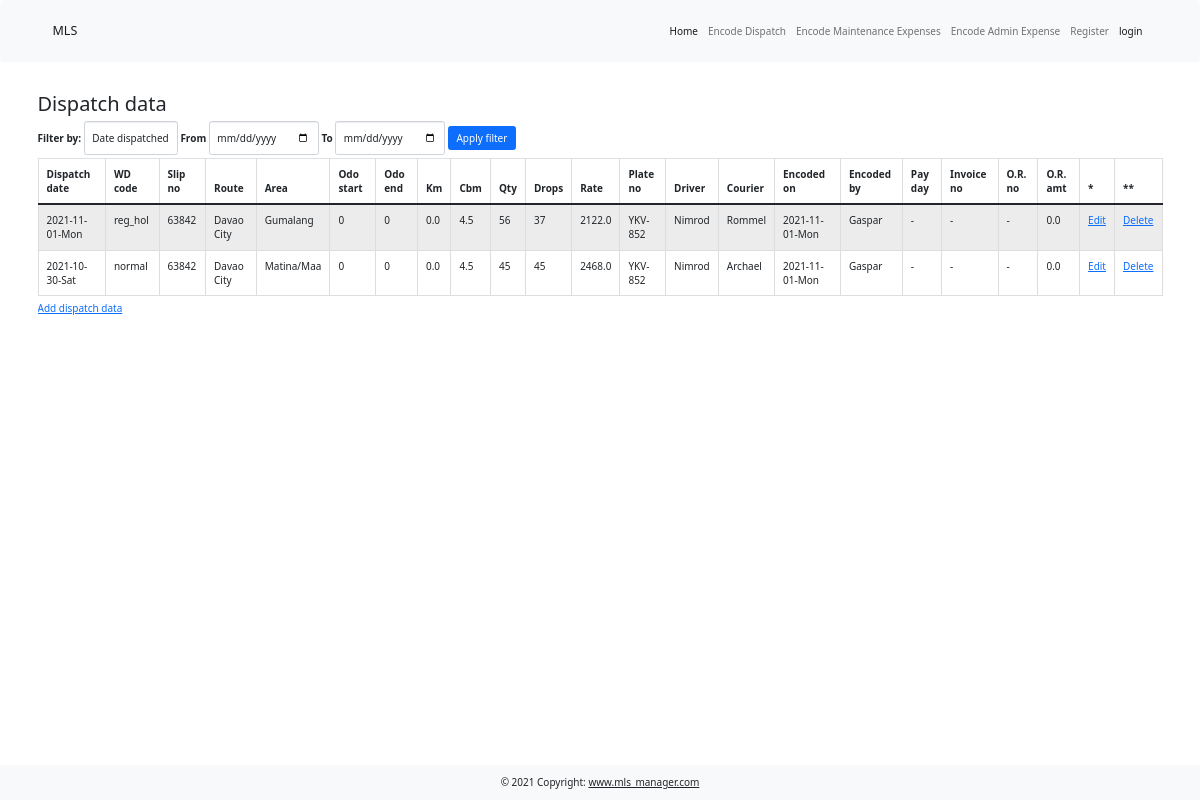
The page /dispatch_report on the database as committed earlier.
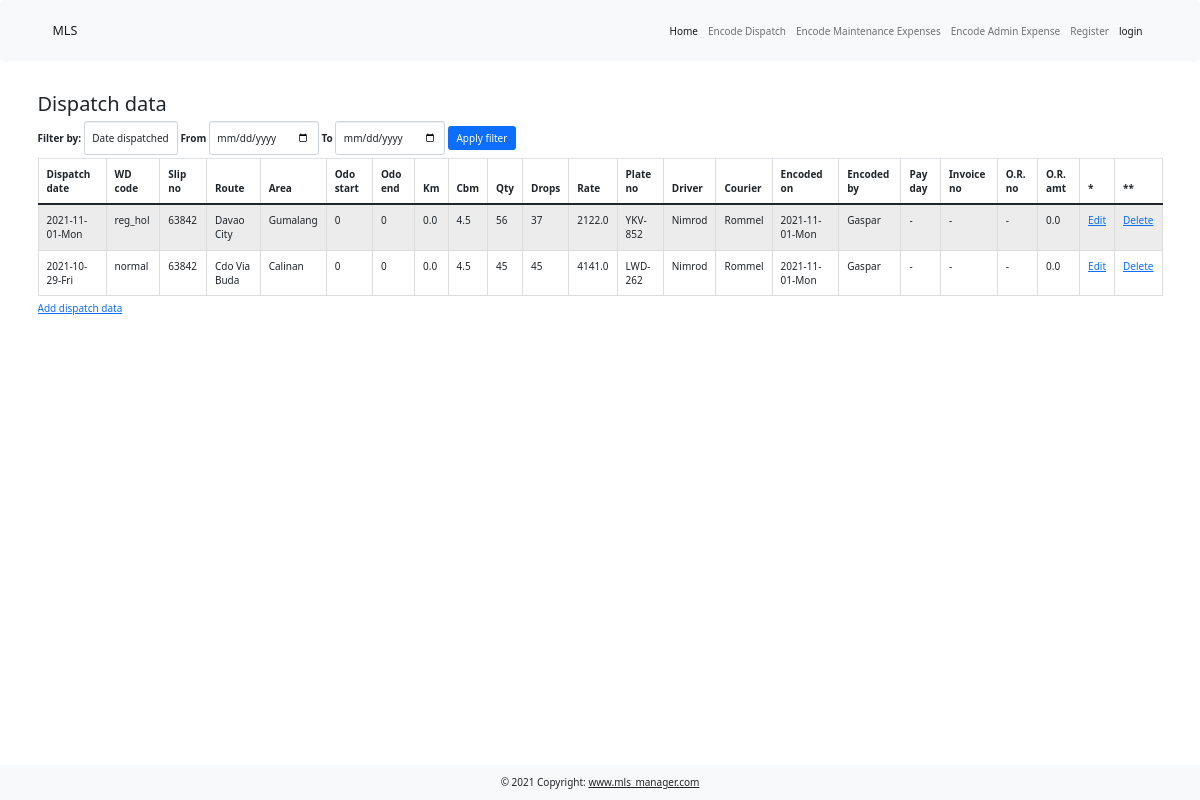
The same page on the database as committed later.
### main.py (models this page shows)
class Dispatch(UserMixin, db.Model):
    __tablename__ = "dispatch"
    id = db.Column(db.Integer, primary_key=True)
    dispatch_date = db.Column(db.String(100), nullable=False)
    wd_code = db.Column(db.String(100), nullable=False)
    slip_no = db.Column(db.String(100), nullable=False)
    route = db.Column(db.String(100), nullable=False)
    area = db.Column(db.String(250))
    odo_start = db.Column(db.Integer)
    odo_end = db.Column(db.Integer)
    km = db.Column(db.Float(precision=2))
    cbm = db.Column(db.String(100), nullable=False)
    qty = db.Column(db.String(100), nullable=False)
    drops = db.Column(db.String(100), nullable=False)
    rate = db.Column(db.String(100), nullable=False)
    plate_no = db.Column(db.String(100), nullable=False)
    driver = db.Column(db.String(100), nullable=False)
    courier = db.Column(db.String(100), nullable=False)
    encoded_on = db.Column(db.String(100), nullable=False)
    encoded_by = db.Column(db.String(100))
    encoder_id = db.Column(db.Integer, db.ForeignKey("users.id"))
    encoder = relationship("User", back_populates="dispatch")
    pay_day = db.Column(db.String(100), nullable=False)
    invoice_no = db.Column(db.String(100))
    or_no = db.Column(db.String(100))
    or_amt = db.Column(db.Float(precision=2))

### main.py (the view)
@app.route("/dispatch_report", methods=["Get", "Post"])
def dispatch():
    form = DispatchTableFilterForm()
    with create_engine('sqlite:///lbc_dispatch.db').connect() as cnx:
        df = pd.read_sql_table(table_name="dispatch", con=cnx)
    sorted_df = df.head(n=20).sort_values("dispatch_date", ascending=False)
    if form.validate_on_submit():
        start = form.date_start.data
        end = form.date_end.data
        index = form.filter.data
        filtered_df = df[(df[index] >= str(start)) & (df[index] <= str(end))].sort_values(index, ascending=False)
        return render_template("dispatch_data.html", form=form, df=filtered_df)
    return render_template("dispatch_data.html", form=form, df=sorted_df)

### forms.py
class DispatchTableFilterForm(FlaskForm):
    filter = SelectField("Filter by:", choices=[
        ("dispatch_date", "Date dispatched"),
        ("encoded_on", "Date encoded")])
    date_start = DateField("From")
    date_end = DateField("To")
    submit = SubmitField("Apply filter")

### templates/dispatch_data.html (shortened to what this page needs)
{% extends 'bootstrap/base.html' %}
{% import "bootstrap/wtf.html" as wtf %}
{% block content %}
    {% include 'header.html' %}
    <div class="container my-5">
        <h2>Dispatch data</h2>
        {{ wtf.quick_form(form, novalidate=True, extra_classes="form form-inline mb-1", button_map={"submit": "primary"}) }}
        <div class="table-responsive">
            <table class="table table-striped table-hover table-bordered table-sm">
                <caption><a href="{{ url_for('input_dispatch')}}">Add dispatch data</a> </caption>
                <thead>
                <tr>
                    <th scope="col">Dispatch date</th>
                    <th scope="col">WD code</th>
                    <th scope="col">Slip no</th>
                    <th scope="col">Route</th>
                    <th scope="col">Area</th>
                    <th scope="col">Odo start</th>
                    <th scope="col">Odo end</th>
                    <th scope="col">Km</th>
                    <th scope="col">Cbm</th>
                    <th scope="col">Qty</th>
                    <th scope="col">Drops</th>
                    <th scope="col">Rate</th>
                    <th scope="col">Plate no</th>
                    <th scope="col">Driver</th>
                    <th scope="col">Courier</th>
                    <th scope="col">Encoded on</th>
                    <th scope="col">Encoded by</th>
                    <th scope="col">Pay day</th>
                    <th scope="col">Invoice no</th>
                    <th scope="col">O.R. no</th>
                    <th scope="col">O.R. amt</th>
                    <th scope="col">*</th>
                    <th scope="col">**</th>
                </tr>
                </thead>
                <tbody>
                {% for row in df.itertuples(): %}
                <tr>
                    <td>{{ row[2] }}</td>
                    <td>{{ row[3] }}</td>
                    <td>{{ row[4] }}</td>
                    <td>{{ row[5] }}</td>
                    <td>{{ row[6] }}</td>
                    <td>{{ row[7] }}</td>
                    <td>{{ row[8] }}</td>
                    <td>{{ row[9] }}</td>
                    <td>{{ row[10] }}</td>
                    <td>{{ row[11] }}</td>
                    <td>{{ row[12] }}</td>
                    <td>{{ row[13] }}</td>
                    <td>{{ row[14] }}</td>
                    <td>{{ row[15] }}</td>
                    <td>{{ row[16] }}</td>
                    <td>{{ row[17] }}</td>
                    <td>{{ row[18] }}</td>
                    <td>{{ row[20] }}</td>
                    <td>{{ row[21] }}</td>
                    <td>{{ row[22] }}</td>
                    <td>{{ row[23] }}</td>
                <td><a href="{{ url_for('edit_dispatch', dispatch_id=row[1]) }}">Edit</a></td>
                <td><a href="{{ url_for('delete_dispatch', dispatch_id=row[1]) }}">Delete</a></td>
                </tr>
                {% endfor %}
                </tbody>
            </table>
        </div>
    </div>
    {% include 'footer.html' %}
{% endblock  %}

### templates/header.html (shortened to what this page needs)
{% extends 'bootstrap/base.html' %}
{% block styles %}
    {{super()}}
    <link href="{{ url_for('static', filename='css/bootstrap.min.css') }}" rel="stylesheet" type="text/css">
{% endblock %}
{% block content %}
  <nav class="navbar navbar-expand-sm navbar-light bg-light">
  <div class="container-md d-flex align-items-center">
    <a class="navbar-brand d-flex align-items-center" href="#">MLS</a>
    <div class="collapse navbar-collapse" id="navbarTogglerDemo02">
      <ul class="navbar-nav ms-auto mb-2 mb-lg-0">
        <li class="nav-item">
          <a class="nav-link active" aria-current="page" href="{{ url_for('home') }}">Home</a>
        </li>
          <li class="nav-item">
            <a class="nav-link" href="{{ url_for('dispatch') }}">Encode Dispatch</a>
          </li>
         <li class="nav-item">
            <a class="nav-link" href="{{ url_for('maintenance')}}"> Encode Maintenance Expenses</a>
          </li>
          <li class="nav-item">
            <a class="nav-link" href="#">Encode Admin Expense</a>
          </li>
        {% if current_user.is_authenticated %}
          <li class="nav-item">
            <a class="nav-link" href="{{ url_for('logout') }}">logout</a>
          </li>
        {% else %}
          <li class="nav-item">
            <a class="nav-link" href="{{ url_for('register') }}">Register</a>
          </li>
          <li class="nav-item">
            <a class="nav-link active" aria-current="page" href="{{ url_for('login') }}">login</a>
          </li>
        {% endif %}
      </ul>
    </div>
  </div>
  </nav>
{% endblock %}

### templates/footer.html (shortened to what this page needs)
{% extends 'bootstrap/base.html' %}
{% block styles %}
    {{super()}}
    <link href="{{ url_for('static', filename='css/bootstrap.min.css') }}" rel="stylesheet" type="text/css">
    <link href="{{ url_for('static', filename='css/styles.css') }}" rel="stylesheet" type="text/css">
{% endblock %}
{% block content %}
  <footer class="bg-light text-center text-lg-start fixed-bottom">
  <div class="text-center p-3">
    © 2021 Copyright:
    <a class="text-dark" href="#">www.mls_manager.com</a>
  </div>
</footer>
{% endblock %}

Rows that differ between the two databases and show on the page:
changed Dispatch "normal": dispatch_date "2021-10-30-Sat" → "2021-10-29-Fri"; route "Davao City" → "Cdo Via Buda"; area "Matina/Maa" → "Calinan"; rate "2468.0" → "4141.0"; plate_no "YKV-852" → "LWD-262"; courier "Archael" → "Rommel"
